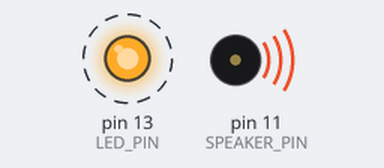
A sketch run on a simulated Arduino Uno, built with avr-gcc and run on an emulated ATmega328P. Parts: output pins drawn as LEDs (lit = HIGH), buzzer (waves = sounding). Dashed ring = blinking. Random numbers use the default seed unless the sketch sets one.

Above: at 0.08 s.
Timing chart, 0 to 3.0 s (numbered marks = the images above):
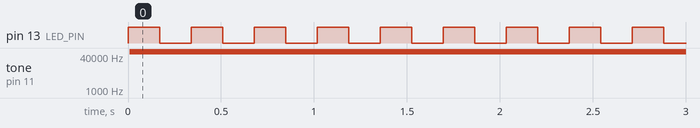

Measured:
- by itself, pin 13 (LED_PIN): alternates HIGH for 0.17 s and LOW for 0.17 s
- by itself, tone on pin 11 (SPEAKER_PIN): silent → 62500 Hz at 0.01 s

The sketch:

Karplus_Float.ino
```cpp
// Simple Karplus-Strong - floating point //

#define SAMPLE_RATE 22050
#define SIZE        256
#define OFFSET      32
#define LED_PIN     13
#define LED_PORT    PORTB
#define LED_BIT     5
#define SPEAKER_PIN 11

  float out;
  float last = 0;
  float curr = 0;
  float delaymem[SIZE];
  uint8_t locat = 0;
  uint8_t bound = SIZE;
  float accum = 0;
  float lowpass = 0.99; // 0 ... 1.0
  bool trig = false;

  const float noise[128] = {
    0.646,0.833,0.398,0.750,0.835,0.322,0.552,0.979,0.549,0.330,0.619,0.361,0.757,0.414,0.492,0.695,
    0.973,0.328,0.838,0.739,0.954,0.032,0.357,0.663,0.282,0.230,0.711,0.625,0.591,0.660,0.048,0.349,
    0.162,0.794,0.311,0.529,0.166,0.602,0.263,0.654,0.689,0.748,0.451,0.084,0.229,0.913,0.152,0.826,
    0.538,0.996,0.078,0.443,0.107,0.962,0.005,0.775,0.817,0.869,0.084,0.400,0.260,0.800,0.431,0.911,
    0.182,0.264,0.146,0.136,0.869,0.580,0.550,0.145,0.853,0.622,0.351,0.513,0.402,0.076,0.240,0.123,
    0.184,0.240,0.417,0.050,0.903,0.945,0.491,0.489,0.338,0.900,0.369,0.111,0.780,0.390,0.242,0.404,
    0.096,0.132,0.942,0.956,0.575,0.060,0.235,0.353,0.821,0.015,0.043,0.169,0.649,0.732,0.648,0.451,
    0.547,0.296,0.745,0.189,0.687,0.184,0.368,0.626,0.780,0.081,0.929,0.776,0.487,0.436,0.447,0.306};


ISR(TIMER1_COMPA_vect) {

  OCR2A = 0xff & uint8_t(255 * out);

  if (trig){

    for (int i = 0; i < SIZE; i++) {

      accum = accum - (lowpass * (accum - noise[i>>1]));

      delaymem[i] = accum;

    }

    trig = false;

  }else{

    delaymem[locat++] = out;

    if (locat >= bound) locat = 0;

    curr = delaymem[locat];

    out = 0.5 * (last + curr);

    last = curr;

  }
}

void startPlayback()
{
    pinMode(SPEAKER_PIN, OUTPUT);
    pinMode(LED_PIN, OUTPUT);

    ASSR &= ~(_BV(EXCLK) | _BV(AS2));

    TCCR2A |= _BV(WGM21) | _BV(WGM20);
    TCCR2B &= ~_BV(WGM22);

    TCCR2A = (TCCR2A | _BV(COM2A1)) & ~_BV(COM2A0);
    TCCR2A &= ~(_BV(COM2B1) | _BV(COM2B0));

    TCCR2B = (TCCR2B & ~(_BV(CS12) | _BV(CS11))) | _BV(CS10);

    OCR2A = 0;

    cli();

    TCCR1B = (TCCR1B & ~_BV(WGM13)) | _BV(WGM12);
    TCCR1A = TCCR1A & ~(_BV(WGM11) | _BV(WGM10));

    TCCR1B = (TCCR1B & ~(_BV(CS12) | _BV(CS11))) | _BV(CS10);

    OCR1A = F_CPU / SAMPLE_RATE;

    TIMSK1 |= _BV(OCIE1A);

    sei();

}

void stopPlayback()
{

    TIMSK1 &= ~_BV(OCIE1A);

    TCCR1B &= ~_BV(CS10);
    TCCR2B &= ~_BV(CS10);

    digitalWrite(SPEAKER_PIN, LOW);
}


void setup() {

  startPlayback();

}


void loop() {

  LED_PORT ^= 1 << LED_BIT;

  trig = true;

  bound = random(OFFSET, SIZE);

  delay (160);

}
```
